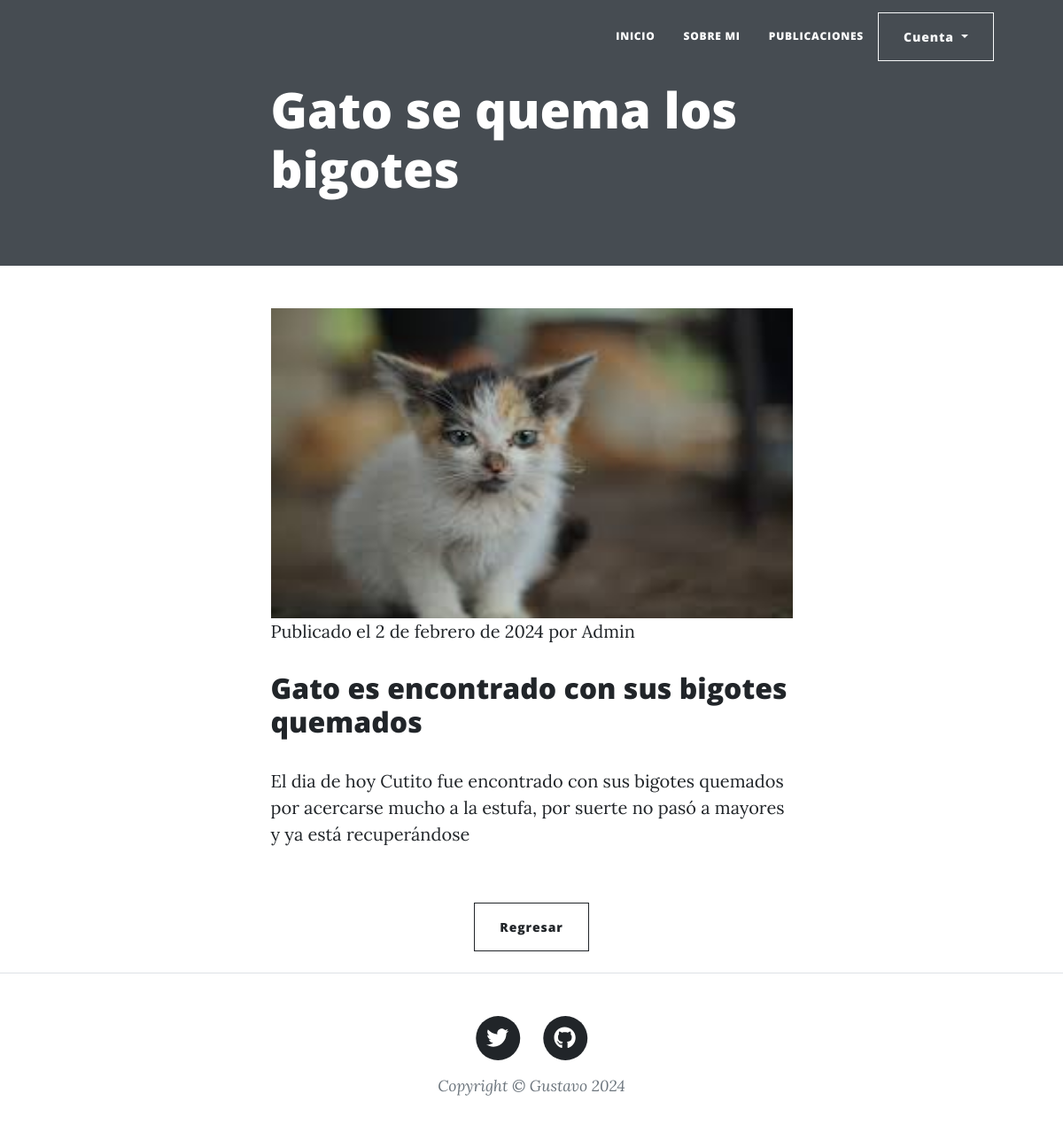
/publicaciones/detalle-publicacion/6, run on the app's committed database.
### Posts/models.py (models this page shows, shortened)
class Publicaciones(models.Model):
    titulo = models.CharField(max_length=50)
    bajada = models.CharField(max_length=300)
    fecha = models.DateField(max_length=30, help_text = "Por favor, ingrese la fecha en el formato DD/MM/YYYY.")
    cuerpo = models.CharField(max_length=3000)
    imagen = models.ImageField(upload_to="foto_publicacion", null=True, blank=True)
    autor = models.CharField(max_length=50)

### Posts/views.py (the view)
# urls.py: path("detalle-publicacion/<int:pk>", DetallePublicaciones.as_view(), name="Detalles"),
class DetallePublicaciones(DetailView):
    model = Publicaciones
    template_name = "Posts/post-detalle.html"
    context_object_name = "objects"

### Home/context_processors.py (called while the page is built, shortened)
def custom_user(request):
    context = auth(request)
    user = context['user']
    return context

### Posts/templates/Posts/post-detalle.html (shortened to what this page needs)
{% extends "Home/padre.html" %}
{% load static %}
{% block division %}
        <header class="masthead" style="height: 300px; padding: 90px 0;">
            <div class="container position-relative px-4 px-lg-5">
                <div class="row gx-4 gx-lg-5 justify-content-center">
                    <div class="col-md-10 col-lg-8 col-xl-7">
                        <div class="post-heading">
                            <h1>{{object.titulo}}</h1>
                        </div>
                    </div>
                </div>
            </div>
        </header>
        <article class="mb-4">
            <div class="container px-4 px-lg-5">
                <div class="row gx-4 gx-lg-5 justify-content-center">
                    <div class="col-md-10 col-lg-8 col-xl-7">
                        {% if object.imagen %}
                        <img src="{{object.imagen.url}}" alt="" width="100%" height="350px">
                        {% endif %}
                        <span class="meta">
                            Publicado el {{object.fecha}}
                            por {{object.autor}}
                        </span>
                        <br>
                        <br>
                        <h2 class="subheading">{{object.bajada}}</h2>
                        <p class="card-text">
                            {{object.cuerpo}}
                        </p>
                        <br>
                    </div>
                </div>
            </div>
            <div class="d-flex justify-content-center">
                <a href="{% url 'Publicaciones' %}" class="btn btn-outline-dark" >Regresar</a>
            </div>
        </article>
{% endblock %}

### Home/templates/Home/padre.html (shortened to what this page needs)
<!DOCTYPE html>
<html lang="en">
    <head>
        {% load static %}
        <link href="{% static 'Home/css/styles.css' %}" rel="stylesheet" />
    </head>
    <body>
        <nav class="navbar navbar-expand-lg navbar-light" id="mainNav">
            <div class="container px-4 px-lg-5">
                <div class="collapse navbar-collapse" id="navbarResponsive">
                    <ul class="navbar-nav ms-auto py-4 py-lg-0">
                        <li class="nav-item"><a class="nav-link px-lg-3 py-3 py-lg-4" href="{% url 'Inicio' %}">Inicio</a></li>
                        <li class="nav-item"><a class="nav-link px-lg-3 py-3 py-lg-4" href="{% url 'Sobre Mi' %}">Sobre Mi</a></li>
                        <li class="nav-item"><a class="nav-link px-lg-3 py-3 py-lg-4" href="{% url 'Publicaciones' %}">Publicaciones</a></li>
                    </ul>
                </div>
                {% if request.user.is_authenticated %}
                <div class = "dropdown">
                    <button class="btn btn-outline-light dropdown toggle" type="button" id="dropdownMenuBotton1" data-bs-toggle="dropdown" aria-expanded="false">
                        {% if user_avatar %}
                            {{ request.user.username }} <img src="{{ user_avatar }}" alt="..." style="height: 40px; width: 40px;">
                        {% else %}
                            {{ request.user.username }}
                        {% endif %}
                    </button>
                    <ul class="dropdown-menu" aria-labelledby="dropdownMenuButton1">
                        <li><a class="dropdown-item text-center" href="{% url 'Editar perfil' %}">Editar</a></li>
                        <li><a class="dropdown-item">
                            <form method="post" action="{% url 'Logout' %}">
                            {% csrf_token %}
                            <button class="dropdown-item" type="submit">Cerrar Sesión</button>
                        </form></a>
                        </li>
                    </ul>
                </div>
                {% else %}
                    <div class="dropdown">
                        <button class="btn btn-outline-light dropdown-toggle" type="button" id="dropdownMenuButton1" data-bs-toggle="dropdown" aria-expanded="false">
                            Cuenta
                        </button>
                    </div>
                {% endif %}
            </div>
        </nav>
        {% block division %}
        {% endblock %}
        <footer class="border-top">
            <div class="container px-4 px-lg-5">
                <div class="row gx-4 gx-lg-5 justify-content-center">
                    <div class="col-md-10 col-lg-8 col-xl-7">
                        <ul class="list-inline text-center">
                            <li class="list-inline-item">
                                <a href="https://twitter.com/Mai_vlr">
                                    <span class="fa-stack fa-lg">
                                        <i class="fas fa-circle fa-stack-2x"></i>
                                        <i class="fab fa-twitter fa-stack-1x fa-inverse"></i>
                                    </span>
                                </a>
                            </li>
                            <li class="list-inline-item">
                                <a href="https://github.com/gustixd1">
                                    <span class="fa-stack fa-lg">
                                        <i class="fas fa-circle fa-stack-2x"></i>
                                        <i class="fab fa-github fa-stack-1x fa-inverse"></i>
                                    </span>
                                </a>
                            </li>
                        </ul>
                        <div class="small text-center text-muted fst-italic">Copyright &copy; Gustavo 2024</div>
                    </div>
                </div>
            </div>
        </footer>
    </body>
</html>

### data on the page
Publicaciones: titulo "Gato se quema los bigotes", imagen (picture), fecha "2 de febrero de 2024", autor "Admin", bajada "Gato es encontrado con sus bigotes quemados", cuerpo "El dia de hoy Cutito fue encontrado con sus bigotes quemados por acercarse mucho a la estufa, por suerte no pasó a mayores y ya está recuperándose"
